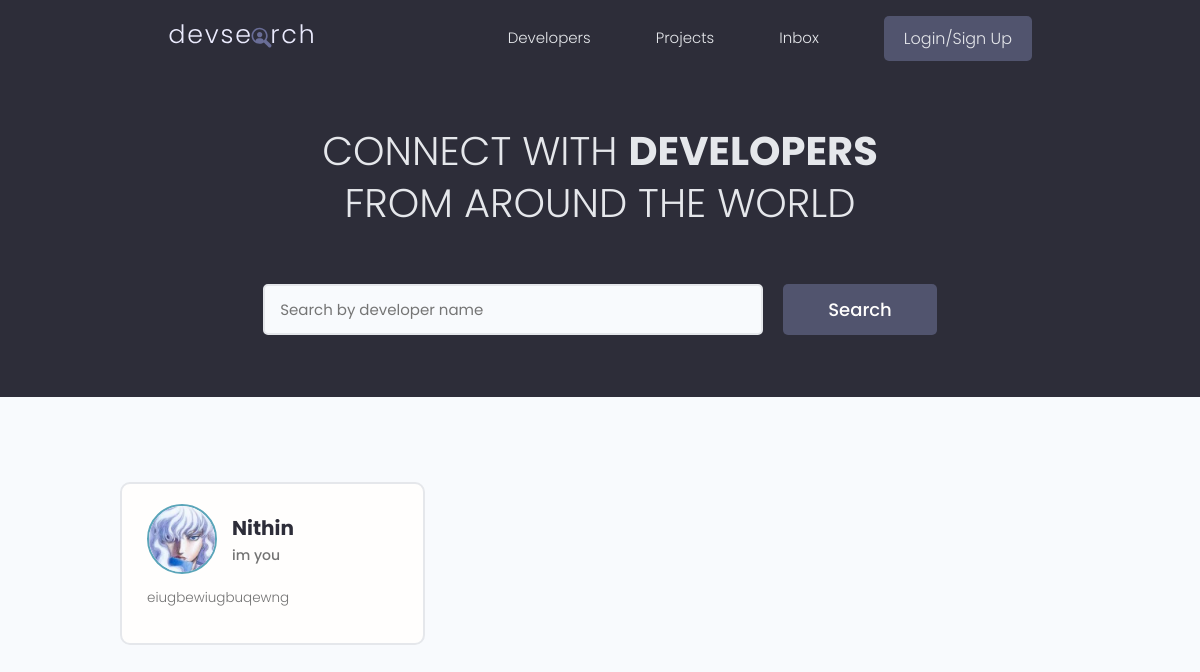
/, run on an earlier commit of the app's database.
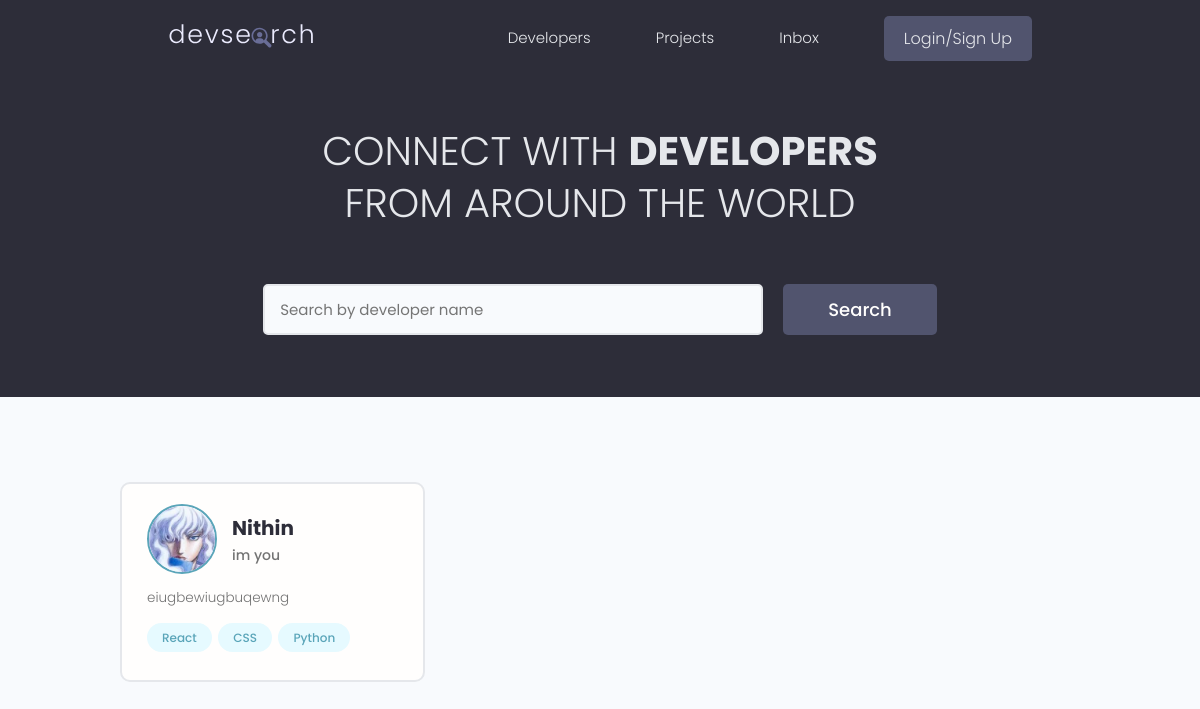
And on a later commit of the database.
### users/models.py (models this page shows, shortened)
class Profile(models.Model):
    user=models.OneToOneField(User,on_delete=models.CASCADE,null=True,blank=True)
    name=models.CharField(max_length=200,blank=True,null=True)
    username=models.CharField(max_length=200,blank=True,null=True)
    location=models.CharField(max_length=200,blank=True,null=True)
    email=models.CharField(max_length=200,blank=True,null=True)
    short_intro=models.CharField(max_length=200,blank=True,null=True)
    bio=models.TextField(blank=True,null=True)
    profile_image=models.ImageField(null=True,blank=True,upload_to='profiles/',default='profiles/user-default.png')
    social_github=models.CharField(max_length=200,blank=True,null=True)
    social_linkedin=models.CharField(max_length=200,blank=True,null=True)
    social_youtube=models.CharField(max_length=200,blank=True,null=True)
    social_website=models.CharField(max_length=200,blank=True,null=True)
    created=models.DateTimeField(auto_now_add=True)
    id = models.UUIDField(default=uuid.uuid4,unique=True,primary_key=True,editable=False)

class Skill(models.Model):
    owner=models.ForeignKey(Profile,on_delete=models.CASCADE,blank=True,null=True)
    name=models.CharField(max_length=200,blank=True,null=True)
    desc=models.CharField(max_length=200,blank=True,null=True)
    created=models.DateTimeField(auto_now_add=True)
    id = models.UUIDField(default=uuid.uuid4,unique=True,primary_key=True,editable=False)
    def __str__(self):
        return str(self.name)

### users/views.py (the view)
# urls.py: path('',views.profiles,name='profiles'),
def profiles(request):
    profiles=Profile.objects.all()
    context={'profiles':profiles}
    return render(request,'users/profiles.html',context=context)

### users/templates/users/profiles.html (shortened to what this page needs)
{% extends 'main.html' %}
{%  block content %}
<main class="home">
    <section class="hero-section text-center">
      <div class="container container--narrow">
        <div class="hero-section__box">
          <h2>CONNECT WITH <span>DEVELOPERS</span></h2>
          <h2>FROM AROUND THE WORLD</h2>
        </div>
        <div class="hero-section__search">
          <form class="form" action="#" method="get">
            <div class="form__field">
              <input class="input input--text" id="formInput#search" type="text" name="text"
                placeholder="Search by developer name" />
            </div>
            <input class="btn btn--sub btn--lg" type="submit" value="Search" />
          </form>
        </div>
      </div>
    </section>
    <section class="devlist">
      <div class="container">
        <div class="grid grid--three">
            {% for profile in profiles %}
          <div class="column card">
            <div class="dev">
              <a href="{% url 'user-profile' profile.id %}" class="card__body">
                <div class="dev__profile">
                  <img class="avatar avatar--md" src="{{ profile.profile_image.url }}" alt="image" />
                  <div class="dev__meta">
                    <h3>{{profile.name}}</h3>
                    <h5>{{profile.short_intro|slice:"60"}}</h5>
                  </div>
                </div>
                <p class="dev__info">
                  {{profile.bio|slice:"150"}}
                </p>
                <div class="dev__skills">
                {% for skill in profile.skill_set.all  %}
                  <span class="tag tag--pill tag--main">
                    <small>{{skill}}</small>
                  </span>
                {% endfor %}
                </div>
              </a>
            </div>
          </div>
          {% endfor %}
        </div>
      </div>
    </section>
  </main>
{% endblock content %}

What changed in the data, as far as the page shows it:
added Skill: name "React"
added Skill: name "CSS"
added Skill: name "Python"
